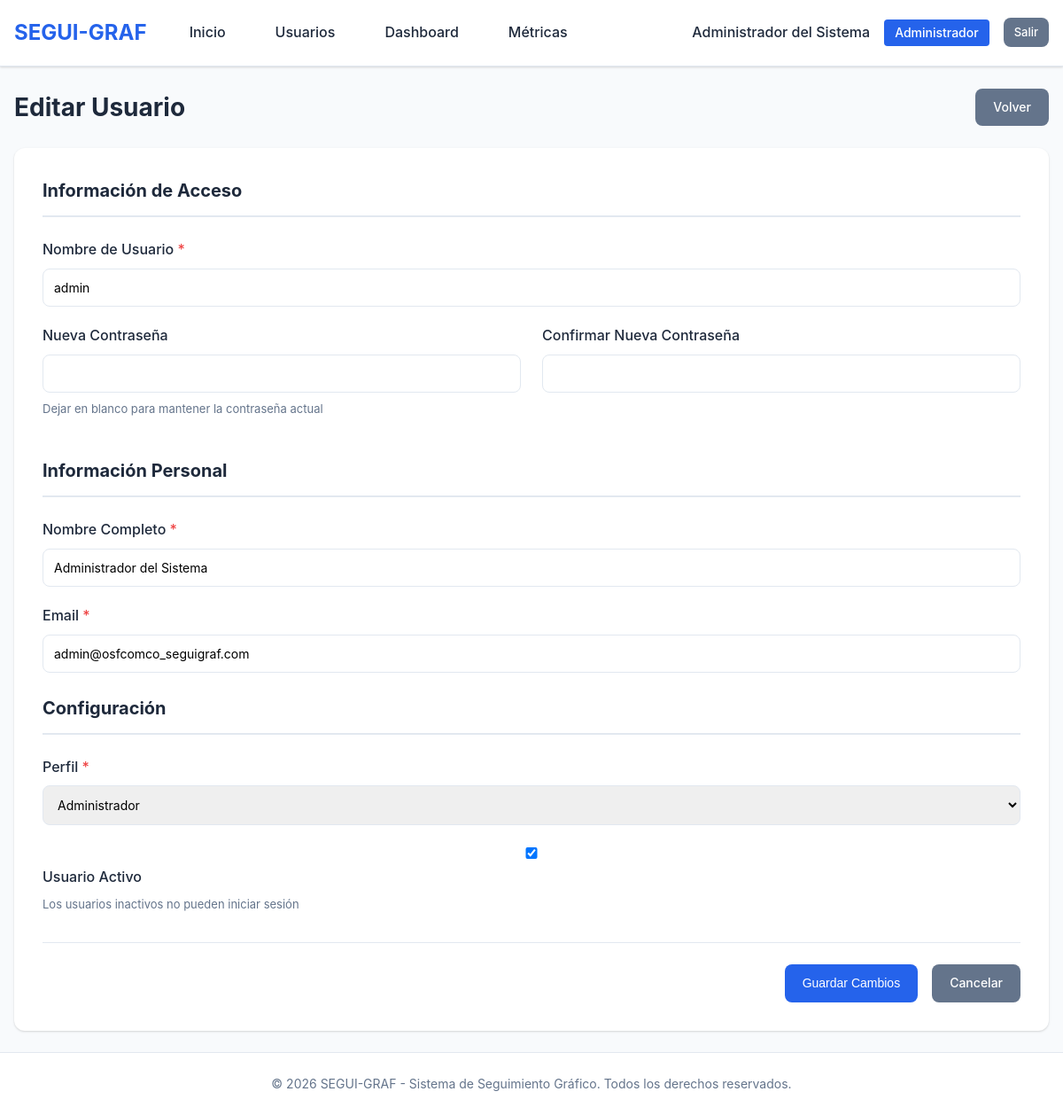
Screenshot of /editar_usuario.php?id=1 (signed in) with the database file from the repository.
### tables this page shows
CREATE TABLE usuarios (
    id INT AUTO_INCREMENT PRIMARY KEY,
    usuario VARCHAR(50) UNIQUE NOT NULL,
    password VARCHAR(255) NOT NULL,
    nombre_completo VARCHAR(100) NOT NULL,
    email VARCHAR(100) NOT NULL,
    perfil ENUM('Administrador', 'Usuario') NOT NULL DEFAULT 'Usuario',
    activo TINYINT(1) DEFAULT 1,
    fecha_registro DATETIME DEFAULT CURRENT_TIMESTAMP,
    INDEX idx_usuario (usuario),
    INDEX idx_perfil (perfil)
);

### includes/functions.php (called while the page is built, shortened)
<?php
function url($path = '') {
    $path = ltrim($path, '/');
    return BASE_URL . $path;
}
function sanitize($data) {
    return htmlspecialchars(strip_tags(trim($data)), ENT_QUOTES, 'UTF-8');
}
?>

### editar_usuario.php (the view, shortened to what this page needs)
<?php
$db = new Database();
$conn = $db->getConnection();
$id = $_GET['id'] ?? 0;
$stmt = $conn->prepare("SELECT * FROM usuarios WHERE id = ?");
$stmt->execute([$id]);
$usuario = $stmt->fetch();
?>
<!DOCTYPE html>
<html lang="es">
<head>
    <link rel="stylesheet" href="<?php echo url('assets/css/style.css'); ?>">
</head>
<body>
    <?php include 'includes/header.php'; ?>
    <main class="container">
        <div class="page-header">
            <h1>Editar Usuario</h1>
            <a href="<?php echo url('usuarios.php'); ?>" class="btn btn-secondary">Volver</a>
        </div>
        <form method="POST" class="form-container">
            <div class="form-section">
                <h2>Información de Acceso</h2>
                <div class="form-group">
                    <label for="usuario">Nombre de Usuario <span class="required">*</span></label>
                    <input type="text" id="usuario" name="usuario" value="<?php echo sanitize($usuario['usuario']); ?>" required maxlength="50" autocomplete="username">
                </div>
                <div class="form-row">
                    <div class="form-group">
                        <label for="password">Nueva Contraseña</label>
                        <input type="password" id="password" name="password" minlength="6" autocomplete="new-password">
                        <small class="form-help">Dejar en blanco para mantener la contraseña actual</small>
                    </div>
                    <div class="form-group">
                        <label for="password_confirm">Confirmar Nueva Contraseña</label>
                        <input type="password" id="password_confirm" name="password_confirm" minlength="6" autocomplete="new-password">
                    </div>
                </div>
            </div>
            <div class="form-section">
                <h2>Información Personal</h2>
                <div class="form-group">
                    <label for="nombre_completo">Nombre Completo <span class="required">*</span></label>
                    <input type="text" id="nombre_completo" name="nombre_completo" value="<?php echo sanitize($usuario['nombre_completo']); ?>" required maxlength="100">
                </div>
                <div class="form-group">
                    <label for="email">Email <span class="required">*</span></label>
                    <input type="email" id="email" name="email" value="<?php echo sanitize($usuario['email']); ?>" required maxlength="100">
                </div>
            </div>
            <div class="form-section">
                <h2>Configuración</h2>
                <div class="form-group">
                    <label for="perfil">Perfil <span class="required">*</span></label>
                    <select id="perfil" name="perfil" required>
                        <option value="Administrador" <?php echo $usuario['perfil'] === 'Administrador' ? 'selected' : ''; ?>>Administrador</option>
                    </select>
                </div>
                <div class="form-group">
                    <label>
                        <input type="checkbox" name="activo" value="1" <?php echo $usuario['activo'] ? 'checked' : ''; ?>> Usuario Activo
                    </label>
                    <small class="form-help">Los usuarios inactivos no pueden iniciar sesión</small>
                </div>
            </div>
            <div class="form-actions">
                <button type="submit" class="btn btn-primary">Guardar Cambios</button>
                <a href="<?php echo url('usuarios.php'); ?>" class="btn btn-secondary">Cancelar</a>
            </div>
        </form>
    </main>
    <?php include 'includes/footer.php'; ?>
</body>
</html>

### assets/css/style.css (style rules this page uses)
:root { --primary-color: #2563eb; --primary-dark: #1e40af; --secondary-color: #64748b; --success-color: #10b981; --warning-color: #f59e0b; --danger-color: #ef4444; --info-color: #3b82f6; --prioridad-alta: #ef4444; --prioridad-media: #f59e0b; --prioridad-baja: #10b981; --estado-pendiente: #64748b; --estado-aprobada: #3b82f6; --estado-proceso: #f59e0b; --estado-completada: #10b981; --estado-cancelada: #ef4444; --bg-color: #f8fafc; --card-bg: #ffffff; --text-color: #1e293b; --text-muted: #64748b; --border-color: #e2e8f0; --shadow: 0 1px 3px 0 rgba(0, 0, 0, 0.1), 0 1px 2px 0 rgba(0, 0, 0, 0.06); --shadow-md: 0 4px 6px -1px rgba(0, 0, 0, 0.1), 0 2px 4px -1px rgba(0, 0, 0, 0.06); --shadow-lg: 0 10px 15px -3px rgba(0, 0, 0, 0.1), 0 4px 6px -2px rgba(0, 0, 0, 0.05); --radius: 8px; --radius-sm: 4px; --radius-lg: 12px; }
* { margin: 0; padding: 0; box-sizing: border-box; }
body { font-family: -apple-system, BlinkMacSystemFont, 'Segoe UI', Roboto, 'Helvetica Neue', Arial, sans-serif; background-color: var(--bg-color); color: var(--text-color); line-height: 1.6; min-height: 100vh; display: flex; flex-direction: column; }
.container { max-width: 1600px; margin: 0 auto; padding: 1.5rem 1rem; flex: 1; width: 100%; }
.page-header { display: flex; justify-content: space-between; align-items: center; margin-bottom: 1.5rem; }
.page-header h1 { font-size: 1.75rem; font-weight: 700; color: var(--text-color); }
.btn { display: inline-block; padding: 0.625rem 1.25rem; border: none; border-radius: var(--radius); font-size: 0.875rem; font-weight: 500; text-decoration: none; cursor: pointer; transition: all 0.2s; text-align: center; }
.btn-primary { background-color: var(--primary-color); color: white; }
.btn-secondary { background-color: var(--secondary-color); color: white; }
.form-container { background: var(--card-bg); border-radius: var(--radius-lg); box-shadow: var(--shadow); padding: 1.5rem; }
@media (min-width: 1200px) { .form-container { padding: 2rem; } }
.form-section { margin-bottom: 1.5rem; }
.form-section h2 { font-size: 1.25rem; margin-bottom: 1.5rem; color: var(--text-color); padding-bottom: 0.75rem; border-bottom: 2px solid var(--border-color); }
.form-group { margin-bottom: 1.25rem; }
.form-row { display: grid; grid-template-columns: repeat(auto-fit, minmax(250px, 1fr)); gap: 1.5rem; }
.form-group label { display: block; margin-bottom: 0.5rem; font-weight: 500; color: var(--text-color); }
.required { color: var(--danger-color); }
.form-group input, .form-group select, .form-group textarea { width: 100%; padding: 0.75rem; border: 1px solid var(--border-color); border-radius: var(--radius); font-size: 0.875rem; transition: all 0.2s; font-family: inherit; }
.form-help { display: block; margin-top: 0.5rem; font-size: 0.8125rem; color: var(--text-muted); }
.form-actions { display: flex; gap: 1rem; justify-content: flex-end; margin-top: 2rem; padding-top: 1.5rem; border-top: 1px solid var(--border-color); }
@media (min-width: 1024px) { .form-container { grid-column: 1 / -1; } }

### rows the page displays
usuarios: usuario "admin", nombre_completo "Administrador del Sistema", email "admin@osfcomco_seguigraf.com", perfil "Administrador", activo "☑"

### other values shown
$_SESSION['nombre_completo'] "Administrador del Sistema"
$_SESSION['perfil'] "Administrador"
